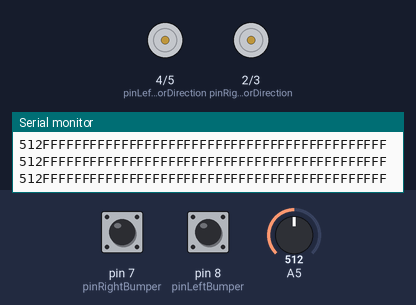
A sketch run on a simulated Arduino Uno, built with avr-gcc and run on an emulated ATmega328P. On the bench: direction and speed pins drawn as motors (green arrow = direction pin HIGH = forward, orange = LOW = backward, longer = more drive), the last lines printed to the serial monitor. The test bench sets the inputs (shaded band); at power-on: A5 = 512, pin 7 (pinRightBumper) HIGH, pin 8 (pinLeftBumper) HIGH.

Above: at 1.2 s.
1.3 s: A5 set to 18
3.4 s: A5 set to 14
At 4.6 s:
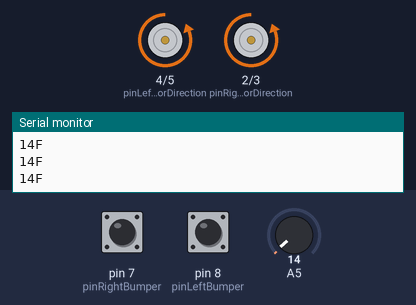
4.9 s: A5 set to 0
At 6.3 s:
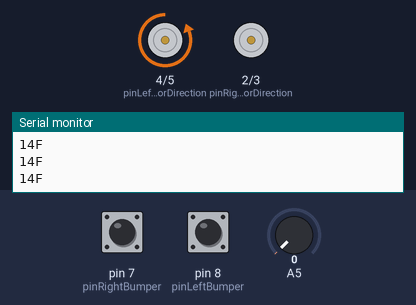
7.9 s: pin 7 (pinRightBumper) pulled LOW for 0.15 s
At 8.4 s:
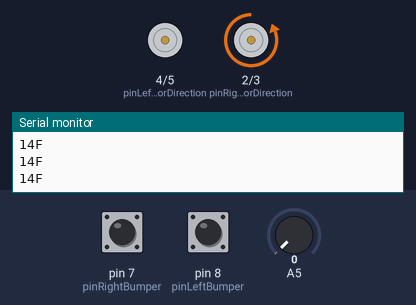
10.5 s: pin 7 (pinRightBumper) pulled LOW for 1 s
At 13.2 s:
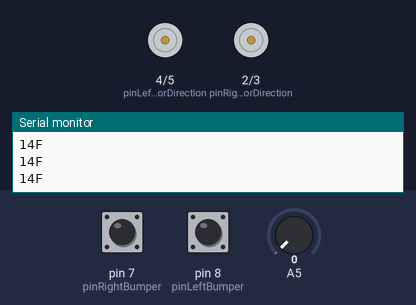
Timing chart, 0 to 14.7 s (numbered marks = the images above; inputs shaded):
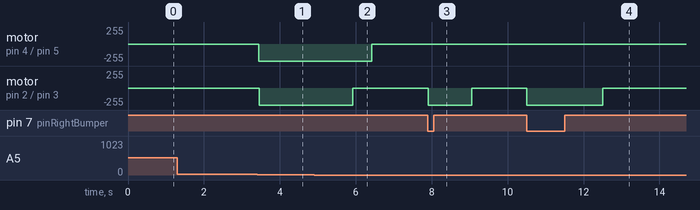

Measured:
- the behaviour switches between 16 and 15 on A5 (found by bisection; images 0 and 1)
- after the input at 3.4 s, motor on pin 4 (pinLeftMotorDirection) / pin 5 (pinLeftMotorSpeed): stopped → backward 255/255 after 0.05 s; motor on pin 2 (pinRightMotorDirection) / pin 3 (pinRightMotorSpeed): stopped → backward 255/255 after 0.06 s
- after the input at 4.9 s, motor on pin 4 (pinLeftMotorDirection) / pin 5 (pinLeftMotorSpeed): backward 255/255 → stopped after 1.5 s; motor on pin 2 (pinRightMotorDirection) / pin 3 (pinRightMotorSpeed): backward 255/255 → stopped after 1.0 s
- after the input at 7.9 s, motor on pin 2 (pinRightMotorDirection) / pin 3 (pinRightMotorSpeed): stopped → backward 255/255 at once, → stopped 1.2 s later
- after the input at 10.5 s, motor on pin 2 (pinRightMotorDirection) / pin 3 (pinRightMotorSpeed): stopped → backward 255/255 at once, → stopped 2.0 s later

The sketch:

ot_vacuum_cleaner_controlled_by_Arduino_with_Sonar_and_L293D.ino
```cpp
/*
 Program for controlling a robot with two motors (Motor driver L293D).
 Arduino pins: 2,3 <-> L293D 2,7
 Arduino pins: 4,5 <-> L293D 10,15
 Arduino pins for bumper #1: 6, GND
 Arduino pins for bumper #2: 7, GND

 The robot turns when motors changes their speed and direction.
 Front bumpers on left and right sides detect obstacles.
 Ultrasonic sonars can be connected to analog inputs (tested on LV-MaxSonar-EZ1):
 - put pins in array sonarPins in following order: left, right, front, others..
 Examples:
 1. only left and right sonars connected to pins 2 and 3: sonarPins[] = {2,3}
 2. left, right and front sonars connected to pins 2, 3 and 5: sonarPins[] = {2,3,5}
 3. only front sonar connected to pin 5: sonarPins[] = {-1,-1,5}
 4. only left sonar connected to pin 2: sonarPins[] = {2}
 5. only right sonar connected to pins 3: sonarPins[] = {-1,3}
 6. 5 sonars connected to pins 1,2,3,4,5: sonarPins[] = {1,2,3,4,5}
 Motor shield is used to run motors.
 */
const int Baud = 9600; //UART port speed
//Sonar properties
int sonarPins[] = {
  -1,-1,5};//Analog Pin Nums to sonar sensor Pin AN
const long MinLeftDistance = 20; //Minimum allowed left distance
const long MinRightDistance = 20; //Minimum allowed right distance
const long MinFrontDistance = 15; //Minimum allowed front distance
const int SamplesAmount = 15;//more samples - smoother measurement and bigger lag
const int SonarDisplayFrequency = 10; //display only one of these lines - not all
int sonarDisplayFrequencyCount = 0;
const long Factor = 2.54 / 2;
long samples[sizeof(sonarPins)][SamplesAmount];
int sampleIndex[sizeof(sonarPins)];
//right side
const int pinRightMotorDirection = 2;
const int pinRightMotorSpeed = 3;
const int pinRightBumper = 7;
//left side
const int pinLeftMotorDirection = 4;
const int pinLeftMotorSpeed = 5;
const int pinLeftBumper = 8;
//uncomment next 2 lines if Motor Shield has breaks
//const int pinRightMotorBreak = PUT_BREAK_PIN_HERE; //this can be marked on motor shield as "BREAKE A"
//const int pinLeftMotorBreak = PUT_BREAK_PIN_HERE; //this can be marked on motor shield as "BREAKE B"
//fields
const int turnRightTimeout = 100;
const int turnLeftTimeout = 150;
//set in counter how long a motor is running back: N/10 (in milliseconds)
int countDownWhileMovingToRight;
int countDownWhileMovingToLeft;
//Initialization
void setup() {
  Serial.begin(Baud);
  initPins();
  //uncomment next 4 lines if Motor Shield has breaks
  // pinMode(pinLeftMotorBreak, OUTPUT);
  // pinMode(pinRightMotorBreak, OUTPUT);
  // digitalWrite(pinLeftMotorBreak, LOW); //turn off breaks
  // digitalWrite(pinRightMotorBreak, LOW); //turn off breaks
  runRightMotorForward();
  runLeftMotorForward();
  startMotors();
}
//Main loop
void loop() {
  verifyAndSetRightSide();
  verifyAndSetLeftSide();
  processRightSide();
  processLeftSide();
  delay(10);//repeat every 10 milliseconds
}
//---------------------------------------------------
void initPins(){
  pinMode(pinRightMotorDirection, OUTPUT);
  pinMode(pinRightMotorSpeed, OUTPUT);
  pinMode(pinRightBumper, INPUT_PULLUP);
  pinMode(pinLeftMotorDirection, OUTPUT);
  pinMode(pinLeftMotorSpeed, OUTPUT);
  pinMode(pinLeftBumper, INPUT_PULLUP);
  for(int i = 0; i < sizeof(sonarPins); i++)
    pinMode(sonarPins[i], INPUT);
}
void startMotors(){
  runRightMotorForward();
  runLeftMotorForward();
}
void waitWhileAnyBumperIsPressed(){
  while(checkBumperIsNotPressed(pinRightBumper)
    && checkBumperIsNotPressed(pinLeftBumper)){
    delay(20);//check every 20 milliseconds
  }
}
void processRightSide(){
  if(countDownWhileMovingToRight <= 0)//checks if counter was NOT ran when bumper had been pressed
    return;
  //otherwise - counter is counting down (as a delay) while the right motor is moving backward
  countDownWhileMovingToRight--;//decrease the counter if it WAS ran when bumper had been pressed
  if(countDownWhileMovingToRight <= 0)//if the running counter got down to zero
    runRightMotorForward();//run the right motor forward
}
void processLeftSide(){
  if(countDownWhileMovingToLeft <= 0)
    return;
  countDownWhileMovingToLeft--;
  if(countDownWhileMovingToLeft <= 0)
    runLeftMotorForward();
}
void verifyAndSetRightSide(){
  if(checkBumperIsNotPressed(pinRightBumper) //checks if right bumper has NOT been pressed
  && measureDistance(1, 'R') > MinRightDistance //checks if the minimum allowed right distance is not reached
  && measureDistance(2, 'F') > MinFrontDistance)//checks if the minimum allowed front distance is not reached
    return;
  if(checkCounterIsNotSet(countDownWhileMovingToRight))//if the counter is not yet counting down
    runRightMotorBackward();//run the right motor backward
  countDownWhileMovingToRight = turnRightTimeout;//set the counter to maximum value to start it counting down
}
void verifyAndSetLeftSide(){
  if(checkBumperIsNotPressed(pinLeftBumper) //checks if left bumper has NOT been pressed
  && measureDistance(0, 'L') > MinLeftDistance //checks if the minimum allowed left distance is not reached
  && measureDistance(2, 'F') > MinFrontDistance)//checks if the minimum allowed front distance is not reached
    return;
  if(checkCounterIsNotSet(countDownWhileMovingToLeft))//if the counter is not yet counting down
    runLeftMotorBackward();//run the right motor backward
  countDownWhileMovingToLeft = turnLeftTimeout;//set the counter to maximum value to start it counting down
}
bool checkCounterIsNotSet(int counter){
  return counter <= 0;
}
bool checkBumperIsNotPressed(int pinBumper){
  return digitalRead(pinBumper);
}
void runRightMotorForward(){
  runMotorForward(pinRightMotorDirection, pinRightMotorSpeed);
}
void runLeftMotorForward(){
  runMotorForward(pinLeftMotorDirection, pinLeftMotorSpeed);
}
void runRightMotorBackward(){
  runMotorBackward(pinRightMotorDirection, pinRightMotorSpeed);
}
void runLeftMotorBackward(){
  runMotorBackward(pinLeftMotorDirection, pinLeftMotorSpeed);
}
void runMotorForward(int pinMotorDirection, int pinMotorSpeed){
  digitalWrite(pinMotorDirection, true); //set direction forward
  analogWrite(pinMotorSpeed, 0); //set max speed forward (127 is for stop)
}
void runMotorBackward(int pinMotorDirection, int pinMotorSpeed){
  digitalWrite(pinMotorDirection, false); //set direction backward
  analogWrite(pinMotorSpeed, 255); //set max speed backward (127 is for stop)
}
//-- sonar methods --
long measureDistance(int pinIndex, char displayChar){
  if(!takeSample(pinIndex))
    return 255;//return large value when sonar is not connected
  long distance = calculateAvarageDistance(pinIndex) / Factor;
  printDistance(distance, displayChar);
  return distance;
}
void printDistance(long distance, char displayChar){
  if(--sonarDisplayFrequencyCount <= 0){
    sonarDisplayFrequencyCount = SonarDisplayFrequency;
    return;
  }
  Serial.print(distance);
  for(int i = 12; i < distance && i < 100; i += 2)
    Serial.print(displayChar);
  Serial.println();
}
boolean takeSample(int pinIndex){
  if(pinIndex >= sizeof(sonarPins) - 1 || sonarPins[pinIndex] < 0)//invalid pin index - pin is not defined
    return false;
  long value = analogRead(sonarPins[pinIndex]);
  if(value == 0)//pin is connected to GND - not to the sonar
    return false;
  if(++sampleIndex[pinIndex] >= SamplesAmount)
    sampleIndex[pinIndex] = 0;
  samples[pinIndex][sampleIndex[pinIndex]] = value;
  return true;
}
long calculateAvarageDistance(int pinIndex){
  long average = 0;
  for(int i = 0; i < SamplesAmount; i++)
    average += samples[pinIndex][i];
  return average / SamplesAmount;
}
```
